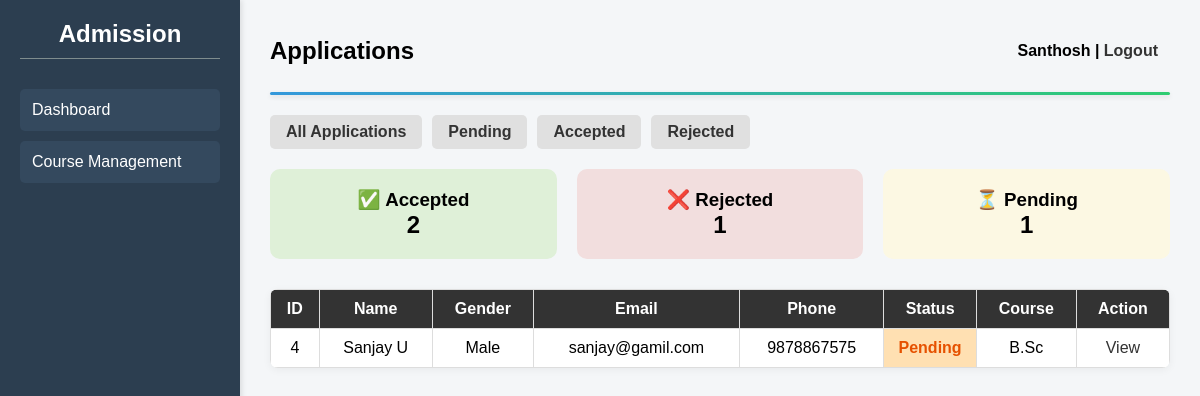
Page /Admission_db/admin_dashboard.php?status=pending (signed in) on the committed database.
### tables this page shows
CREATE TABLE `students` (
  `id` int(11) NOT NULL,
  `first_name` varchar(50) DEFAULT NULL,
  `last_name` varchar(50) DEFAULT NULL,
  `gender` varchar(10) DEFAULT NULL,
  `email` varchar(100) DEFAULT NULL,
  `phone` varchar(15) DEFAULT NULL,
  `dob` date DEFAULT NULL,
  `address` text DEFAULT NULL,
  `student_group` varchar(50) DEFAULT NULL,
  `total_marks` int(11) DEFAULT NULL,
  `course` varchar(50) DEFAULT NULL,
  `marksheet` varchar(255) DEFAULT NULL,
  `photo` varchar(255) DEFAULT NULL,
  `created_at` timestamp NOT NULL DEFAULT current_timestamp(),
  `status` enum('Pending','Accepted','Rejected') NOT NULL DEFAULT 'Pending'
);

### Admission_db/admin_dashboard.php (the view, shortened to what this page needs)
<?php
$conn = new mysqli("localhost", "root", "", "admission_db");
$status = isset($_GET['status']) ? $_GET['status'] : 'all';
if ($status === 'all') {
    $sql = "SELECT * FROM students";
} else {
    $sql = "SELECT * FROM students WHERE status = '$status' ORDER BY created_at DESC";
}
$count_sql = "SELECT
    SUM(status = 'accepted') AS accepted_count,
    SUM(status = 'rejected') AS rejected_count,
    SUM(status = 'pending') AS pending_count
    FROM students";
$count_result = $conn->query($count_sql);
$counts = $count_result->fetch_assoc();
$result = $conn->query($sql);
?>
<!DOCTYPE html>
<html lang="en">
<head>
</head>
<body>
  <div class="sidebar">
    <h2>Admission</h2>
    <a href="admin_dashboard.php">Dashboard</a>
    <a href="course_management.php">Course Management</a>
  </div>
  <div class="main">
<div class="top">
<h2>Applications</h2>
<div class="glow ">
 <p><strong><?=($_SESSION['admin_name']) ?></strong> |
  <a href="admin_logout.php">Logout</a>
</p>
</div>
</div>
<div class="big-line"></div>
  <div class="status-filter">
  <a href="?status=all">All Applications</a>
  <a href="?status=pending">Pending</a>
  <a href="?status=accepted">Accepted</a>
  <a href="?status=rejected">Rejected</a>
</div>
  <div style="display: flex; gap: 20px; margin-bottom: 30px;">
  <div style="flex: 1; background-color: #dff0d8; padding: 20px; text-align: center; border-radius: 10px;">
    <h3>✅ Accepted</h3>
    <p style="font-size: 24px; font-weight: bold;"><?= $counts['accepted_count'] ?></p>
  </div>
  <div style="flex: 1; background-color: #f2dede; padding: 20px; text-align: center; border-radius: 10px;">
    <h3>❌ Rejected</h3>
    <p style="font-size: 24px; font-weight: bold;"><?= $counts['rejected_count'] ?></p>
  </div>
  <div style="flex: 1; background-color: #fcf8e3; padding: 20px; text-align: center; border-radius: 10px;">
    <h3>⏳ Pending</h3>
    <p style="font-size: 24px; font-weight: bold;"><?= $counts['pending_count'] ?></p>
  </div>
</div>
        <table>
            <tr>
                <th>ID</th>
                <th>Name</th>
                <th>Gender</th>
                <th>Email</th>
                <th>Phone</th>
                <th>Status</th>
                <th>Course</th>
                <th>Action</th>
            </tr>
            <?php
            if ($result->num_rows > 0) {
                while($row = $result->fetch_assoc()) {
                    echo "<tr>";
                    echo "<td>". $row['id'] ."</td>";
                    echo "<td>". $row['first_name'] . " " . $row['last_name'] ."</td>";
                    echo "<td>". $row['gender'] ."</td>";
                    echo "<td>". $row['email'] ."</td>";
                    echo "<td>". $row['phone'] ."</td>";
$status = strtolower($row['status']);
$colorClass = '';
if ($status === 'pending') {
    $colorClass = 'status-pending';
} elseif ($status === 'accepted') {
    $colorClass = 'status-accepted';
} elseif ($status === 'rejected') {
    $colorClass = 'status-rejected';
}
echo "<td class='$colorClass'>" . ucfirst($status) . "</td>";
                    echo "<td>". $row['course'] ."</td>";
                   echo "<td><a href='application.php?id=" . $row['id'] . "'>View</a></td>";
                    echo "</tr>";
                }
            } else {
                echo "<tr><td colspan='12'>No applications found.</td></tr>";
            }
            ?>
        </table>
  </div>
</body>
</html>

### Admission_db/admin_dashboard.php (style rules this page uses)
* { box-sizing: border-box; margin: 0; padding: 0; font-family: Arial, sans-serif; }
body { display: flex; min-height: 100vh; }
.sidebar { position: fixed; top: 0; left: 0; width: 20%; height: 100vh; background-color: #2c3e50; color: white; padding: 20px; box-shadow: 2px 0 5px rgba(0, 0, 0, 0.1); }
.sidebar h2 { font-size: 24px; margin-bottom: 30px; text-align: center; border-bottom: 1px solid #7f8c8d; padding-bottom: 10px; }
.sidebar a { display: block; color: white; padding: 12px; text-decoration: none; border-radius: 5px; margin-bottom: 10px; background-color: #34495e; transition: background 0.3s; }
.main { margin-left: 20%; width: 80%; padding: 30px; background-color: #f4f6f8; min-height: 100vh; }
.top { display : flex; align-items:center; justify-content: space-between; }
.big-line { height: 3px; width: 100%; background: linear-gradient(to right, #3498db, #2ecc71); border-radius: 4px; margin-top: 20px; margin-bottom: 20px; box-shadow: 0 2px 5px rgba(0, 0, 0, 0.1); }
table { width: 100%; border-collapse: collapse; background: #fff; margin-top: 20px; box-shadow: 0 2px 8px rgba(0,0,0,0.05); border-radius: 8px; overflow: hidden; }
th, td { border: 1px solid #ddd; padding: 10px; text-align: center; overflow: hidden; }
th { background-color: #333; color: white; }
a { text-decoration: none; color: #333; }
.status-filter { margin: 20px 0; display: flex; gap: 10px; justify-content: left; }
.status-filter a { padding: 8px 16px; background-color: #e0e0e0; color: #333; text-decoration: none; border-radius: 5px; font-weight: bold; transition: background-color 0.3s; }
.status-pending { background-color: #ffe0b2; color: #e65100; font-weight: bold; padding: 3px; }
.glow { padding: 10px; margin: 0px; border: 2px solid transparent; border-radius: 10px; font-weight: bold; text-align: center; animation: multiGlow 4s infinite ease-in-out; }

### rows in the picture
students: id "4", first_name "Sanjay", last_name "U", gender "Male", email "sanjay@gamil.com", phone "9878867575", status "Pending", course "B.Sc"

### other values in the picture
$_SESSION['admin_name'] "Santhosh"
$counts['accepted_count'] "2"
$counts['rejected_count'] "1"
$counts['pending_count'] "1"
